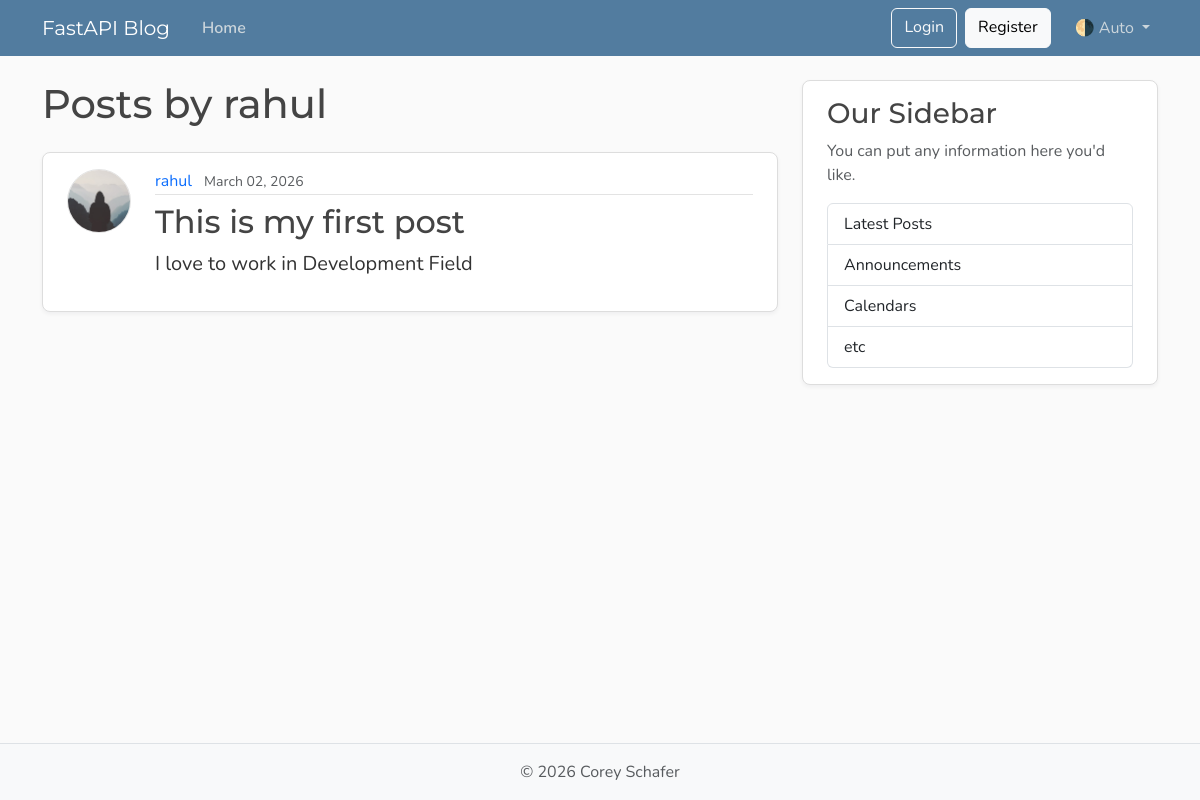
Before: /users/1/posts with the older database file.
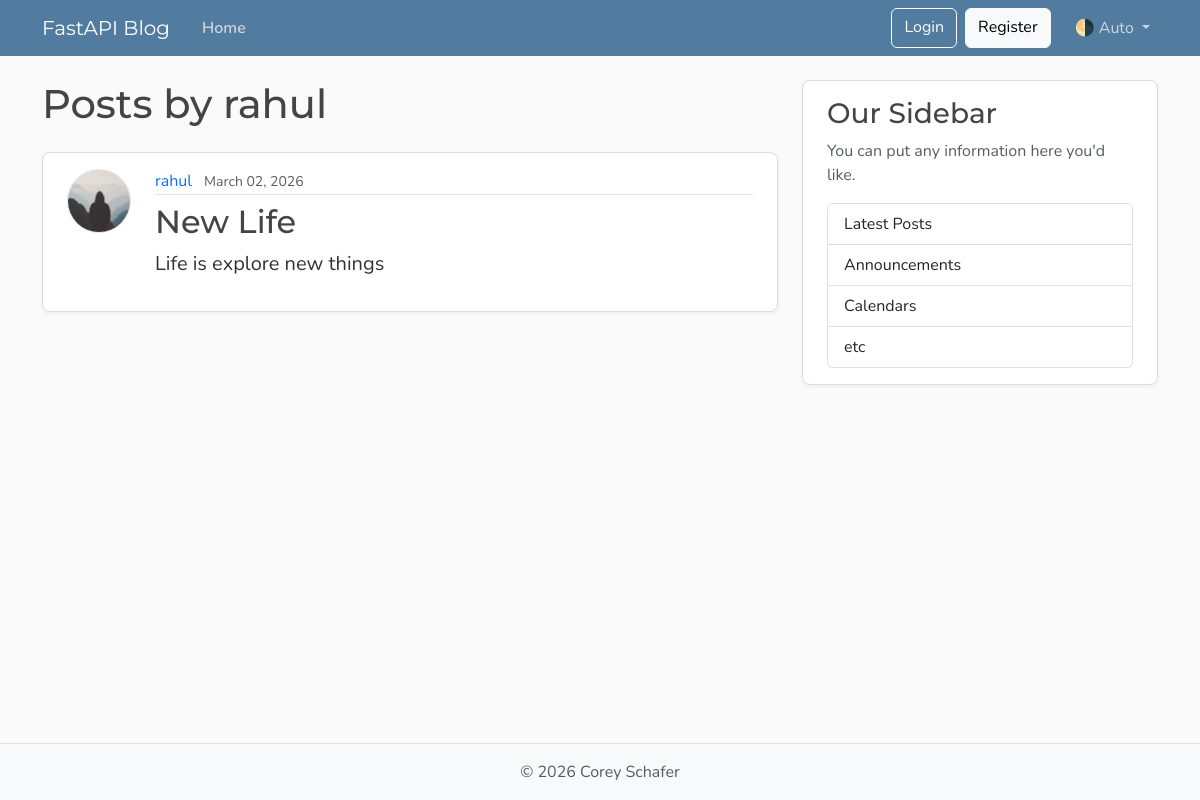
After: the same page with the newer database file.
### models.py (models this page shows, shortened)
class Post(Base):
    __tablename__ = "posts"
    id: Mapped[int] = mapped_column(Integer, primary_key=True, index=True)
    title: Mapped[str] = mapped_column(String(50), unique=True, nullable=False)
    content: Mapped[str] = mapped_column(String(120), unique=True, nullable=False)
    user_id: Mapped[int] = mapped_column(ForeignKey("users.id"), nullable=True, index=True)
    date_posted: Mapped[datetime] = mapped_column(DateTime(timezone=True), default=lambda: datetime.now(UTC))
    author: Mapped[User] = relationship(back_populates="posts")

class User(Base):
    __tablename__ = "users"
    id: Mapped[int] = mapped_column(Integer, primary_key=True, index=True)
    username: Mapped[str] = mapped_column(String(50), unique=True, nullable=False)
    email: Mapped[str] = mapped_column(String(120), unique=True, nullable=False)
    image_file: Mapped[str | None] = mapped_column(String(200), default=None, nullable=True)
    posts: Mapped[list[Post]] = relationship(back_populates="author", cascade="all, delete-orphan")

### main.py (the view)
@app.get("/users/{user_id}/posts", include_in_schema=False, name="user_posts")
def user_posts_page(
    request: Request,
    user_id: int,
    db: Annotated[Session, Depends(get_db)],
):
    result = db.execute(select(models.User).where(models.User.id == user_id))
    user = result.scalars().first()
    if not user:
        raise HTTPException(
            status_code=status.HTTP_404_NOT_FOUND,
            detail="User not found",
        )
    result = db.execute(select(models.Post).where(models.Post.user_id == user_id))
    posts = result.scalars().all()
    return templates.TemplateResponse(
        request,
        "user_post.html",
        {"posts": posts, "user": user, "title": f"{user.username}'s Posts"},
    )

### templates/user_post.html
{% extends "layout.html" %}
{% block content %}
  <h1 class="mb-4">Posts by {{ user.username }}</h1>
  {% for post in posts %}
    <article class="content-section py-3 px-4 mb-4">
      <div class="d-flex align-items-start gap-4">
        <img class="rounded-circle article-img flex-shrink-0"
             src="{{ post.author.image_path }}"
             alt="{{ post.author.username }}'s profile picture"
             width="64"
             height="64"
             loading="lazy">
        <div class="flex-grow-1">
          <div class="article-metadata mb-2">
            <a class="me-2"
               href="{{ url_for('user_posts', user_id=post.author.id) }}">{{ post.author.username }}</a>
            <small class="text-body-secondary">{{ post.date_posted.strftime("%B %d, %Y") }}</small>
          </div>
          <h2>
            <a class="article-title"
               href="{{ url_for('post_page', post_id=post.id) }}">{{ post.title }}</a>
          </h2>
          <p class="article-content">{{ post.content }}</p>
        </div>
      </div>
    </article>
  {% else %}
    <p class="text-body-secondary">No posts by this user yet.</p>
  {% endfor %}
{% endblock content %}

Changed rows visible on the page:
changed Post "rahul": title "This is my first post" → "New Life"; content "I love to work in Development Field" → "Life is explore new things"
